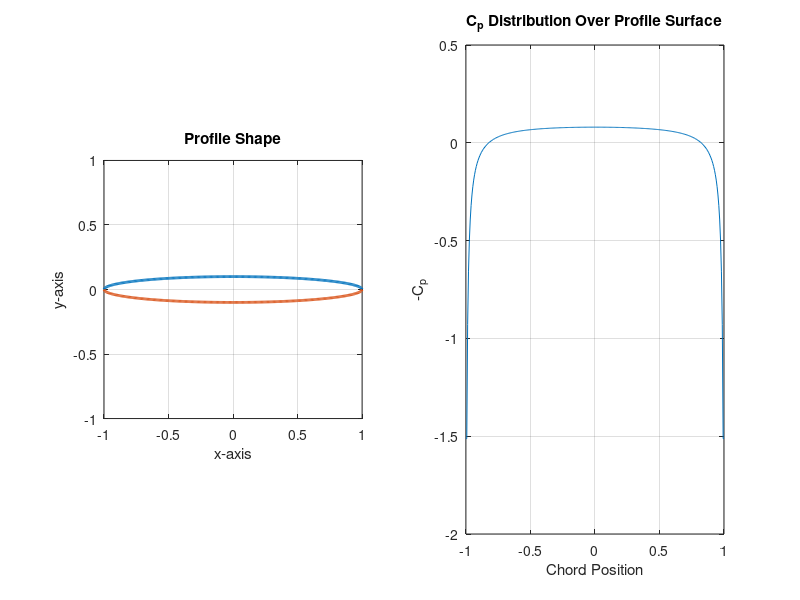

Recreate this plot in MATLAB.
%%%%%%%%%%%%%%%%%%%%%%%%%%%%%%%%%%%%%%%%%%%%%%%%%%%%%%%%%%%%%%%%%%%%%%%%%%%%%%%%%%%%%%%%%%%%%%%%%%%%
% EAE 126 Computational Aerodynamics (Spring 2011)
% Project 3 - Problem 2A_3 - 3D ELLIPSOID/BICONVEX
% Daniel Wiese

close all;
clear all;
clc;

%%%%%%%%%%%%%%%%%%%%%%%%%%%%%%%%%%%%%%%%%%%%%%%%%%%%%%%%%%%%%%%%%%%%%%%%%%%%%%%%%%%%%%%%%%%%%%%%%%%%

uinf = 1;
a = 1;
tau = 0.1;
b = tau * a;

xmin = -a;
xmax = a;
nx = 300;
dx = (xmax-xmin)/(nx-1);
x = linspace(xmin,xmax,nx);

tmin = xmin+dx/2;
tmax = xmax-dx/2;
nt = nx-1;
t = linspace(tmin, tmax, nt);

%%%%%%%%%%%%%%%%%%%%%%%%%%%%%%%%%%%%%%%%%%%%%%%%%%%%%%%%%%%%%%%%%%%%%%%%%%%%%%%%%%%%%%%%%%%%%%%%%%%%

for i = 1:nx
    y(i) = sqrt(b^2*(1-x(i)^2/a^2));    % Ellipsoid
    % y(i) = -(0.1/a)*x(i)^2+0.1*a;     % Biconvex body of revolution
end

for j = 1:nt
    dSdt(j) = ((pi*y(j+1)^2)-(pi*y(j)^2))/dx;
end

for i = 1:nx
    for j = 1:nt
        ut(j) = (a/(2*pi)) * uinf * dSdt(j) * (x(i)-t(j)) / ((x(i)-t(j))^2+y(i)^2)^(3/2);
    end

    utsum = 0;

    for k = 1:nt-1
        temp(k) = 0.5*(ut(k)+ut(k+1))*dx;
        utsum = utsum+temp(k);
    end

    ut_num(i) = utsum;
end

for i = 1:nx
    cpx(i) = 2*ut_num(i)/uinf;
end

cpx(1) = cpx(2);
cpx(nx) = cpx(nx-1);

%%%%%%%%%%%%%%%%%%%%%%%%%%%%%%%%%%%%%%%%%%%%%%%%%%%%%%%%%%%%%%%%%%%%%%%%%%%%%%%%%%%%%%%%%%%%%%%%%%%%

figure(1)
subplot(1,2,1)
plot(x,y,'linewidth',2)
hold on
plot(x,-y,'linewidth',2)
daspect([1 1 1])
axis([-a, a, -a, a])
title('Profile Shape')
grid on
xlabel('x-axis')
ylabel('y-axis')
hold off

subplot(1,2,2)
plot(x,cpx)
title('C_p Distribution Over Profile Surface')
xlabel('Chord Position')
ylabel('-C_p')
% legend('Numerical Solution','Analytical Solution')
grid on
